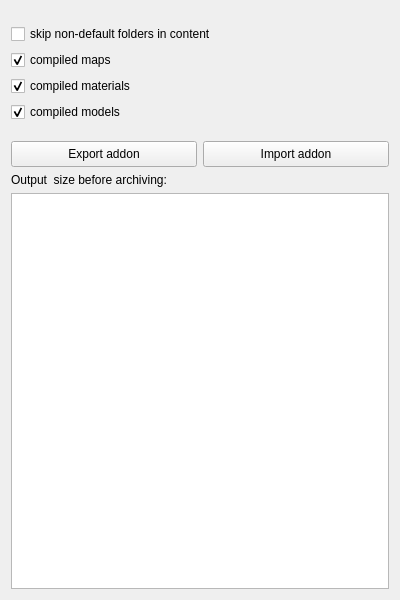
<?xml version="1.0" encoding="UTF-8"?>
<ui version="4.0">
 <class>export_and_import_addon_widget</class>
 <widget class="QWidget" name="export_and_import_addon_widget">
  <property name="geometry">
   <rect>
    <x>0</x>
    <y>0</y>
    <width>400</width>
    <height>600</height>
   </rect>
  </property>
  <property name="minimumSize">
   <size>
    <width>400</width>
    <height>600</height>
   </size>
  </property>
  <property name="maximumSize">
   <size>
    <width>400</width>
    <height>600</height>
   </size>
  </property>
  <property name="windowTitle">
   <string>Export and import</string>
  </property>
  <layout class="QVBoxLayout" name="verticalLayout">
   <item>
    <spacer name="verticalSpacer_2">
     <property name="orientation">
      <enum>Qt::Vertical</enum>
     </property>
     <property name="sizeType">
      <enum>QSizePolicy::Fixed</enum>
     </property>
     <property name="sizeHint" stdset="0">
      <size>
       <width>20</width>
       <height>13</height>
      </size>
     </property>
    </spacer>
   </item>
   <item>
    <widget class="QCheckBox" name="skip_non_default_folders_in_content_checkbox">
     <property name="text">
      <string>skip non-default folders in content</string>
     </property>
    </widget>
   </item>
   <item>
    <widget class="QCheckBox" name="compiled_maps_checkbox">
     <property name="text">
      <string>compiled maps</string>
     </property>
     <property name="checked">
      <bool>true</bool>
     </property>
    </widget>
   </item>
   <item>
    <widget class="QCheckBox" name="compiled_materials_checkbox">
     <property name="text">
      <string>compiled materials</string>
     </property>
     <property name="checked">
      <bool>true</bool>
     </property>
    </widget>
   </item>
   <item>
    <widget class="QCheckBox" name="compiled_models_checkbox">
     <property name="text">
      <string>compiled models</string>
     </property>
     <property name="checked">
      <bool>true</bool>
     </property>
    </widget>
   </item>
   <item>
    <spacer name="verticalSpacer">
     <property name="orientation">
      <enum>Qt::Vertical</enum>
     </property>
     <property name="sizeType">
      <enum>QSizePolicy::Fixed</enum>
     </property>
     <property name="sizeHint" stdset="0">
      <size>
       <width>20</width>
       <height>13</height>
      </size>
     </property>
    </spacer>
   </item>
   <item>
    <layout class="QHBoxLayout" name="horizontalLayout_2">
     <item>
      <widget class="QPushButton" name="export_addon_button">
       <property name="minimumSize">
        <size>
         <width>96</width>
         <height>0</height>
        </size>
       </property>
       <property name="toolTip">
        <string/>
       </property>
       <property name="styleSheet">
        <string notr="true">padding: 5px;</string>
       </property>
       <property name="text">
        <string>Export addon</string>
       </property>
       <property name="icon">
        <iconset resource="../resources.qrc">
         <normaloff>:/icons/upload_2_16dp_9D9D9D_FILL0_wght400_GRAD0_opsz20.svg</normaloff>:/icons/upload_2_16dp_9D9D9D_FILL0_wght400_GRAD0_opsz20.svg</iconset>
       </property>
       <property name="iconSize">
        <size>
         <width>20</width>
         <height>20</height>
        </size>
       </property>
      </widget>
     </item>
     <item>
      <widget class="QPushButton" name="import_addon_button">
       <property name="minimumSize">
        <size>
         <width>96</width>
         <height>0</height>
        </size>
       </property>
       <property name="toolTip">
        <string/>
       </property>
       <property name="styleSheet">
        <string notr="true">padding: 5px;</string>
       </property>
       <property name="text">
        <string>Import addon</string>
       </property>
       <property name="icon">
        <iconset resource="../resources.qrc">
         <normaloff>:/icons/download_2_16dp_9D9D9D_FILL0_wght400_GRAD0_opsz20.svg</normaloff>:/icons/download_2_16dp_9D9D9D_FILL0_wght400_GRAD0_opsz20.svg</iconset>
       </property>
       <property name="iconSize">
        <size>
         <width>20</width>
         <height>20</height>
        </size>
       </property>
      </widget>
     </item>
    </layout>
   </item>
   <item>
    <widget class="QLabel" name="size_display">
     <property name="maximumSize">
      <size>
       <width>16777215</width>
       <height>32</height>
      </size>
     </property>
     <property name="text">
      <string>Output  size before archiving:</string>
     </property>
    </widget>
   </item>
   <item>
    <widget class="QListView" name="size_of_files_list"/>
   </item>
  </layout>
 </widget>
 <resources>
  <include location="../resources.qrc"/>
 </resources>
 <connections/>
</ui>
